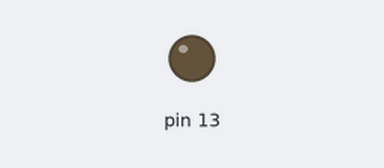
Simulated run of this sketch. Board: Arduino Uno, built with avr-gcc and run on an emulated ATmega328P. Parts: output pins drawn as LEDs (lit = HIGH).

Above: at 2.0 s.
At 6.2 s:
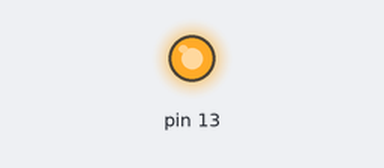
Timing chart, 0 to 10.9 s (numbered marks = the images above):
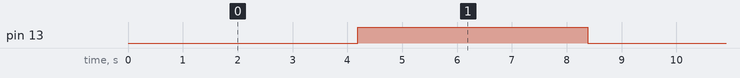

Measured:
- by itself, pin 13: alternates HIGH for 4.2 s and LOW for 4.2 s

The sketch:

TimerT1.ino
```cpp
// code from page 145, <<Arduino Internals>>

void setup() {
bitSet(DDRB, 5); // PB5/D13 has an LED attached
  TCCR1A = 0;
  TCCR1B =
  (1<<CS12)
  +
  (1<<CS10)
  ;
  bitSet(TIMSK1, TOIE1); // enable overflow interrupt
}
void loop() {
// nothing happens here
}

ISR(TIMER1_OVF_vect) {
  bitSet(PINB, 5); // toggle LED
}
```
